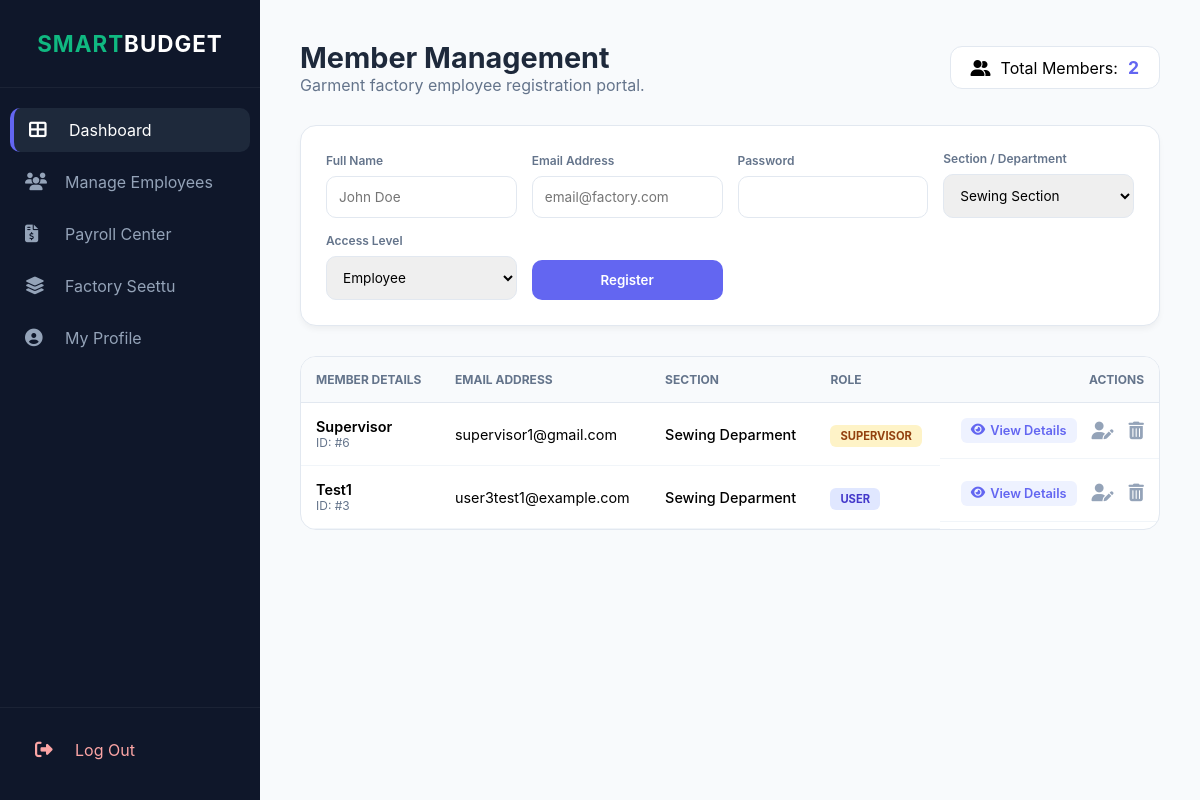
The page /manage_employees.php on the database as committed earlier.
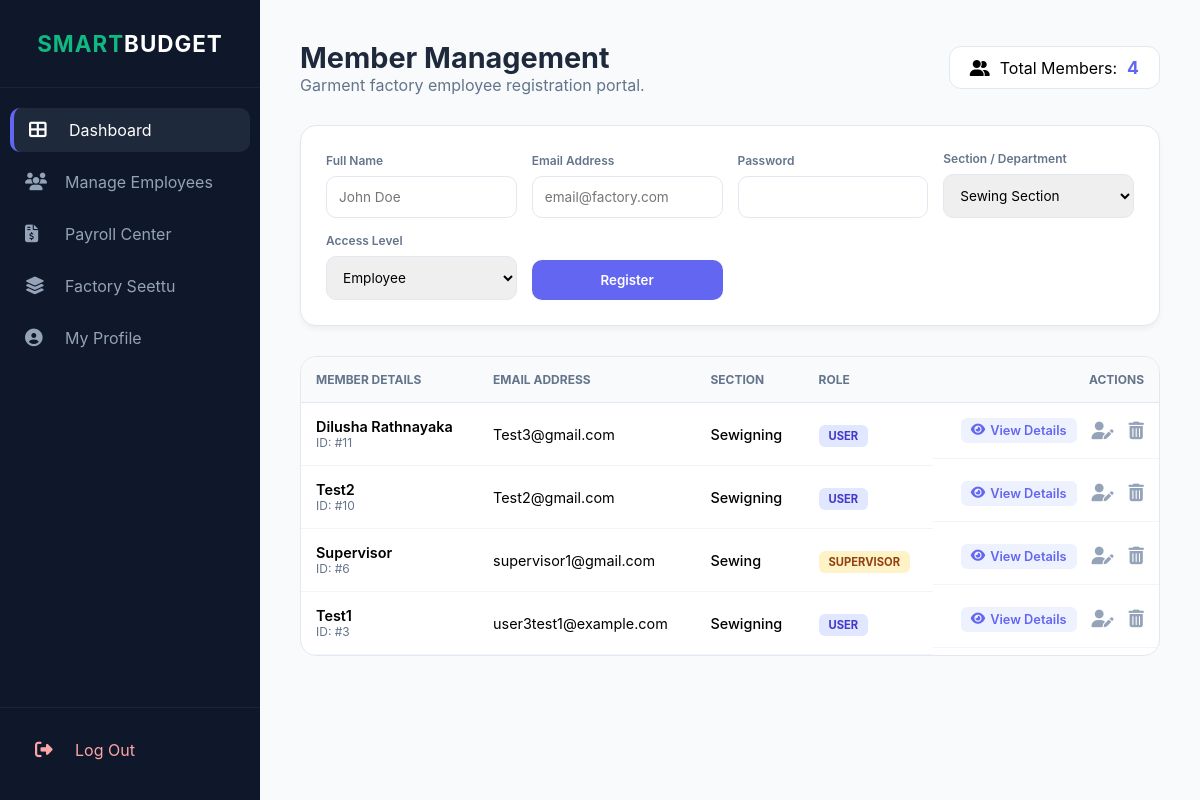
The same page on the database as committed later.
### tables this page shows
CREATE TABLE `users` (
  `user_id` int NOT NULL,
  `full_name` varchar(100) NOT NULL,
  `email` varchar(150) NOT NULL,
  `nic` varchar(12) NOT NULL,
  `phone` varchar(15) DEFAULT NULL,
  `factory` varchar(100) DEFAULT NULL,
  `department` varchar(100) DEFAULT NULL,
  `role` enum('admin','supervisor','user') DEFAULT 'user',
  `lang` enum('en','si','ta') DEFAULT 'en',
  `password_hash` varchar(255) NOT NULL,
  `created_at` timestamp NULL DEFAULT CURRENT_TIMESTAMP,
  `profile_pic` varchar(255) DEFAULT 'default_avatar.png'
);

### manage_employees.php (the view, shortened to what the changed rows need)
<?php
require_once 'config.php';
$count_query = mysqli_query($conn, "SELECT COUNT(user_id) as total FROM users WHERE role != 'admin'");
$count_data = mysqli_fetch_assoc($count_query);
$total_members = $count_data['total'];
?>
<!DOCTYPE html>
<html lang="en">
<head>
    <link rel="stylesheet" href="https://cdnjs.cloudflare.com/ajax/libs/font-awesome/6.4.0/css/all.min.css">
</head>
<body>
    <div class="sidebar">
        <div class="sidebar-header">
            <h2>SMART<span style="color:white">BUDGET</span></h2>
        </div>
    </div>
    <div class="content">
        <div class="header">
            <div class="welcome-text">
                <h1>Member Management</h1>
            </div>
            <div class="stats-badge">
                <i class="fas fa-user-friends"></i> Total Members: <span><?php echo $total_members; ?></span>
            </div>
        </div>
        <div class="table-container">
            <table>
                <thead>
                    <tr>
                        <th>Member Details</th>
                        <th>Email Address</th>
                        <th>Section</th>
                        <th>Role</th>
                        <th style="text-align: right;">Actions</th>
                    </tr>
                </thead>
                <tbody>
                    <?php
                    $res = mysqli_query($conn, "SELECT * FROM users WHERE role != 'admin' ORDER BY user_id DESC");
                    while($row = mysqli_fetch_assoc($res)) {
                        $roleClass = ($row['role'] == 'supervisor') ? 'sup-bg' : 'user-bg';
                        ?>
                        <tr>
                            <td>
                                <div style="font-weight: 600;"><?php echo $row['full_name']; ?></div>
                                <div class="dept-text">ID: #<?php echo $row['user_id']; ?></div>
                            </td>
                            <td><?php echo $row['email']; ?></td>
                            <td style="font-weight:500;"><?php echo $row['department']; ?></td>
                            <td><span class="role-badge <?php echo $roleClass; ?>"><?php echo $row['role']; ?></span></td>
                            <td class="actions">
                                <a href="view_user_details.php?id=<?php echo $row['user_id']; ?>" class="btn-view" title="View Financials">
                                    <i class="fas fa-eye"></i> View Details
                                </a>
                                <a href="edit_employee.php?id=<?php echo $row['user_id']; ?>" class="btn-edit" title="Edit Profile">
                                    <i class="fas fa-user-edit"></i>
                                </a>
                                <a href="manage_employees.php?delete_id=<?php echo $row['user_id']; ?>"
                                   onclick="return confirm('Are you sure you want to remove this member?')"
                                   class="btn-del" title="Remove Member">
                                    <i class="fas fa-trash-alt"></i>
                                </a>
                            </td>
                        </tr>
                        <?php
                    }
                    ?>
                </tbody>
            </table>
        </div>
    </div>
</body>
</html>

Rows that differ between the two databases and show on the page:
added users: full_name "Dilusha Rathnayaka", user_id "11", email "Test3@gmail.com", department "Sewigning", role "USER"
added users: full_name "Test2", user_id "10", email "Test2@gmail.com", department "Sewigning", role "USER"
changed users "Supervisor": department "Sewing Deparment" → "Sewing"
changed users "Test1": department "Sewing Deparment" → "Sewigning"
Other text that changed with them:
$total_members: "2" → "4"
